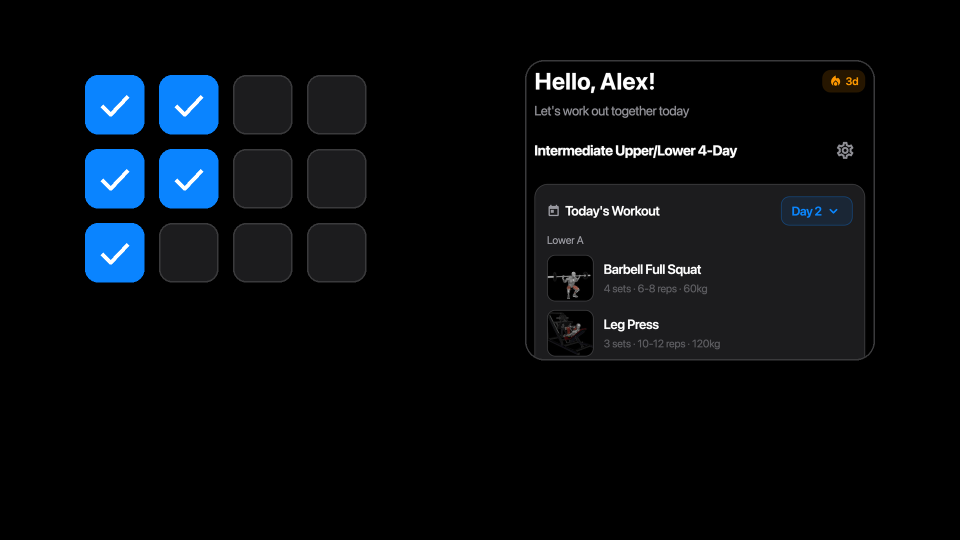
#> input picture growth/events/2026-11-challenge/en-US_card.png, 1920 x 1080 px, given in place of 1_65_home.png, which was not available (shown at 1/2 size)
$ python make_event_media.py 2026-11-challenge 2026-11-challenge/en-US_details.png
#> lines starting #> are read from the running program, lines starting #| are printed output that depends on the picture; after the words box and inside, x2 and y2 are one past the last pixel; in counts of white or black regions, pixels touching at a corner belong together
"""App Store 인앱 이벤트(4주 12회 챌린지) 이미지 — 카드 1920×1080, 상세 1080×1920. 언어별(ko·ja·en-US).

앱과 같은 검정 바탕·플랫 색(그라데이션·후광 없음). 스토어가 이벤트 이름·짧은 설명을 아래쪽에 얹으므로 아래 1/3 은 비운다.
그림: 4주(열) × 3회(행) 진행 칸(앞 5칸 완료) + 현지화된 홈 화면 위쪽(인사·연속 기록·오늘의 운동).
사용: python3 make_event_media.py <앱 저장소>/ios/fastlane/screenshots <출력 폴더>
"""
import sys
from pathlib import Path

from PIL import Image, ImageDraw

BG = (0, 0, 0)
BLUE = (10, 132, 255)
EMPTY = (28, 28, 30)
EDGE = (58, 58, 60)
WHITE = (255, 255, 255)
LOCALES = ['ko', 'ja', 'en-US']
DONE = 5  # 진행 예시: 1주 3회 + 2주 2회


def grid(draw, x0, y0, cell, gap, radius):
    for col in range(4):
        for row in range(3):
            x = x0 + col * (cell + gap)
            y = y0 + row * (cell + gap)
            done = col * 3 + row < DONE
            box = [x, y, x + cell, y + cell]
            if done:
                draw.rounded_rectangle(box, radius, fill=BLUE)
                w = max(6, cell // 14)
                pts = [(x + cell * 0.28, y + cell * 0.52), (x + cell * 0.44, y + cell * 0.67), (x + cell * 0.73, y + cell * 0.36)]
                draw.line(pts, fill=WHITE, width=w, joint='curve')
            else:
                draw.rounded_rectangle(box, radius, fill=EMPTY, outline=EDGE, width=3)
    return 4 * cell + 3 * gap, 3 * cell + 2 * gap


def phone_crop(src):
    """스토어 스크린샷(1284×2778)의 휴대폰 틀 위쪽 — 인사·연속 기록·플랜·오늘의 운동 2~3개"""
    im = Image.open(src).convert('RGB')
#> im is the input picture: PIL image 1920x1080 RGB; mean R, G, B 7.2, 11.1, 15.3
    return im.crop((152, 566, 1132, 1408))  # 원래 틀 선 안쪽만 — 틀은 rounded() 가 다시 그린다
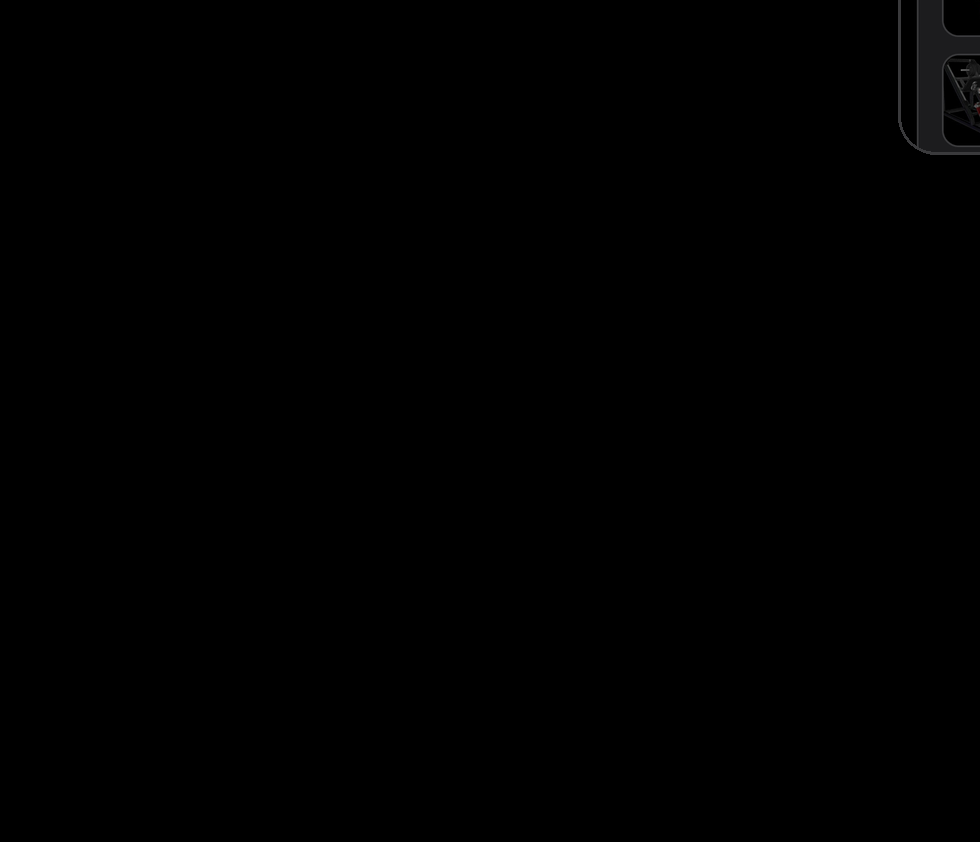
#> returned value: PIL image 980x842 RGB; mean R, G, B 0.3, 0.3, 0.3
#> in card, `im = Image.new('RGB', (1920, 1080), BG)`: im: PIL image 1920x1080 RGB; every value is 0


def rounded(im, shot, width, xy):
    """화면 조각을 네 모서리 둥근 카드로 붙인다(아래가 잘린 자국 없이)"""
#> called with width = 700, xy = (1050, 120)
    ph = shot.resize((width, round(shot.height * width / shot.width)), Image.LANCZOS)
    r = width // 18
    mask = Image.new('L', ph.size, 0)
#> mask: PIL image 700x601 L; every value is 0
    ImageDraw.Draw(mask).rounded_rectangle([0, 0, ph.width - 1, ph.height - 1], r, fill=255)
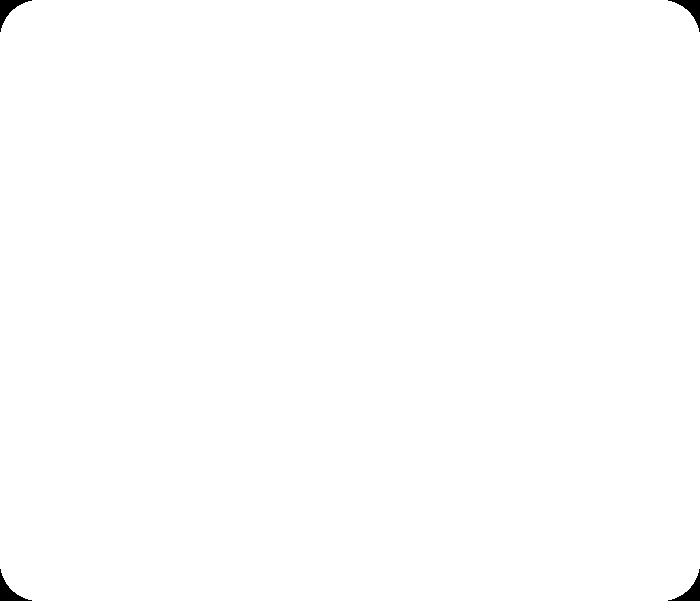
#> mask: PIL image 700x601 L; 99.7% white; 4 black regions, box (x1, y1, x2, y2) and area: (0, 0, 32, 32) 321, (668, 0, 700, 32) 321, (0, 569, 32, 601) 321, (668, 569, 700, 601) 321
    im.paste(ph, xy, mask)
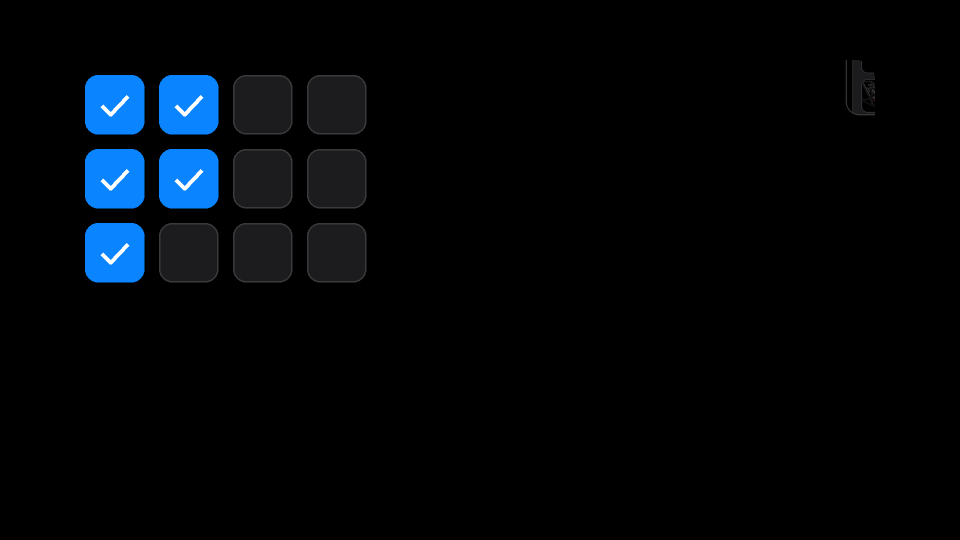
#> im: PIL image 1920x1080 RGB (shown at 1/2 size); mean R, G, B 2.1, 6, 9.9
    ImageDraw.Draw(im).rounded_rectangle([xy[0], xy[1], xy[0] + ph.width - 1, xy[1] + ph.height - 1], r, outline=EDGE, width=3)
    return ph.height


def card(shot, out):
    im = Image.new('RGB', (1920, 1080), BG)
    d = ImageDraw.Draw(im)
    grid(d, 170, 150, 118, 30, 26)
    rounded(im, shot, 700, (1050, 120))
    im.save(out, optimize=True)


def details(shot, out):
    im = Image.new('RGB', (1080, 1920), BG)
#> im: PIL image 1080x1920 RGB; every value is 0
    d = ImageDraw.Draw(im)
    gw, gh = 4 * 132 + 3 * 34, 3 * 132 + 2 * 34
    grid(d, (1080 - gw) // 2, 200, 132, 34, 28)
    rounded(im, shot, 860, ((1080 - 860) // 2, 200 + gh + 100))
#> call 2 of rounded, with width = 860, xy = (110, 764)
#> in rounded (call 2), `mask = Image.new('L', ph.size, 0)`: mask: PIL image 860x739 L; every value is 0
#> in rounded (call 2), `ImageDraw.Draw(mask).rounded_rectangle([0, 0, ph.width - 1, ph.height ..`: mask: PIL image 860x739 L; 99.7% white; 4 black regions, box (x1, y1, x2, y2) and area: (0, 0, 41, 41) 490, (819, 0, 860, 41) 490, (0, 698, 41, 739) 490, (819, 698, 860, 739) 490
#> in rounded (call 2), `im.paste(ph, xy, mask)`:
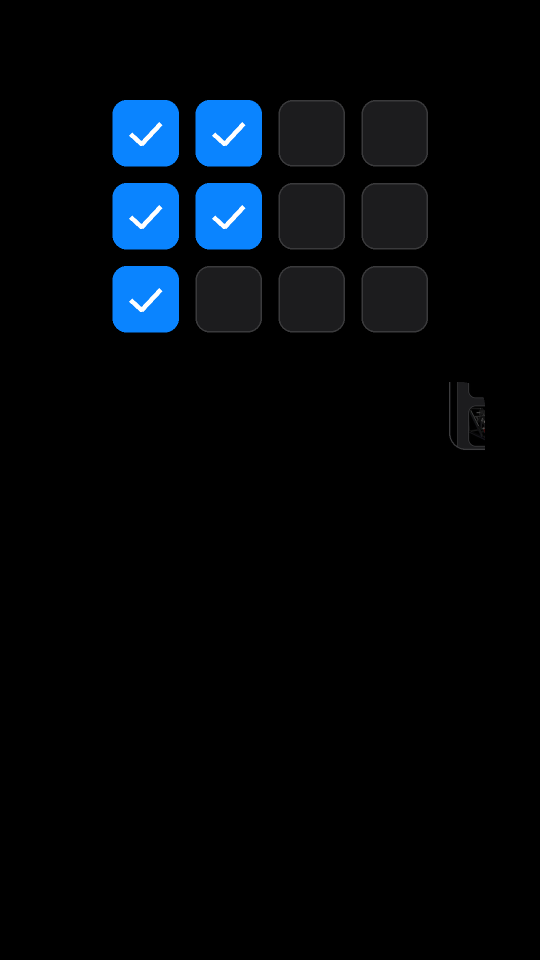
#> im: PIL image 1080x1920 RGB (shown at 1/2 size); mean R, G, B 2.7, 7.5, 12.4
    im.save(out, optimize=True)


def main():
    shots, out = Path(sys.argv[1]), Path(sys.argv[2])
    out.mkdir(parents=True, exist_ok=True)
    for loc in LOCALES:
        shot = phone_crop(shots / loc / '1_65_home.png')
        card(shot, out / f'{loc}_card.png')
        details(shot, out / f'{loc}_details.png')
        print(loc, 'ok')
#> pass 2 of the loop in main, `for loc in LOCALES:`:
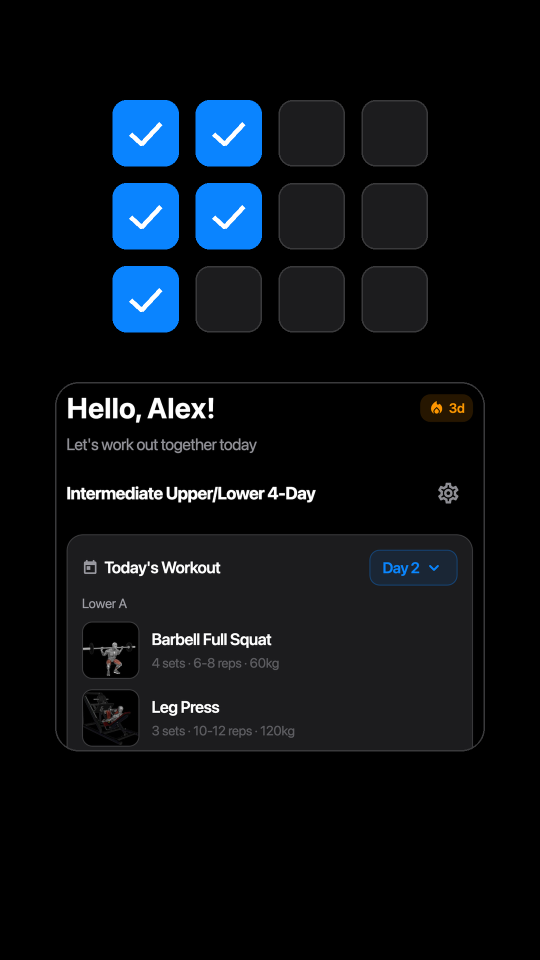
#> input picture growth/events/2026-11-challenge/en-US_details.png, 1080 x 1920 px, given in place of 1_65_home.png, which was not available (shown at 1/2 size)
#> in phone_crop, im is the input picture: PIL image 1080x1920 RGB; mean R, G, B 10.3, 15.2, 20.5
#> in phone_crop (call 2), `return im.crop((152, 566, 1132, 1408))`:
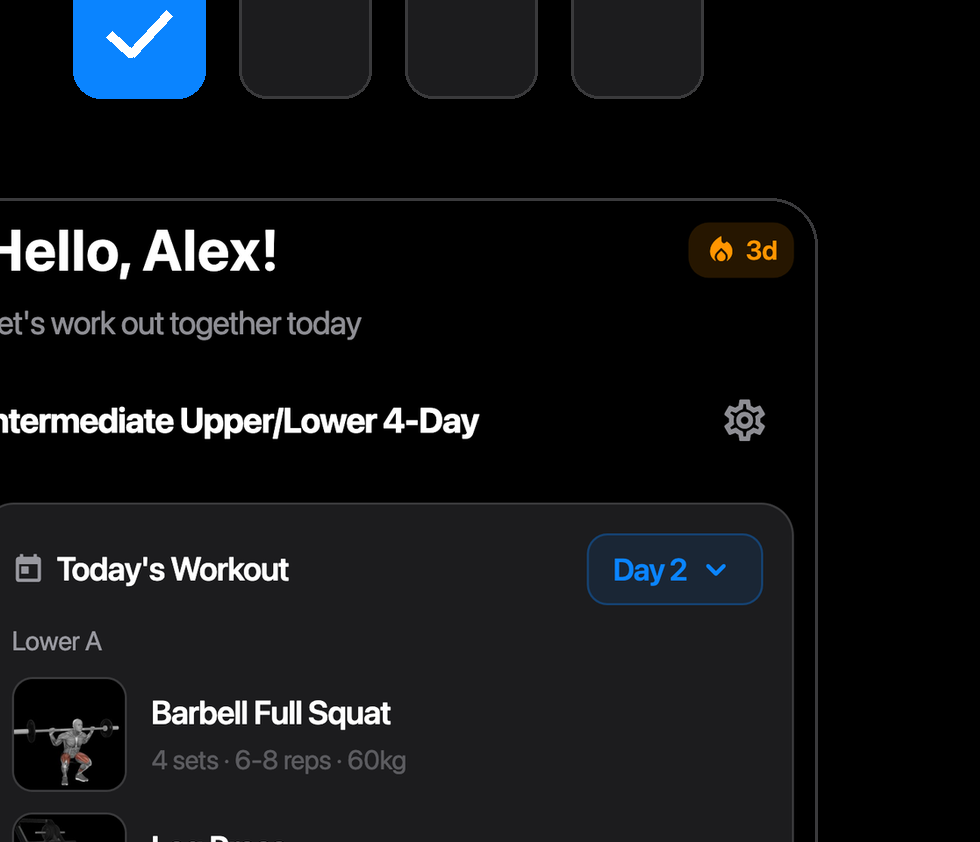
#> returned value: PIL image 980x842 RGB; mean R, G, B 17.4, 19.4, 22
#> ph: PIL image 700x601 RGB
#> ph: PIL image 860x739 RGB
#> in rounded (call 4), `im.paste(ph, xy, mask)`:
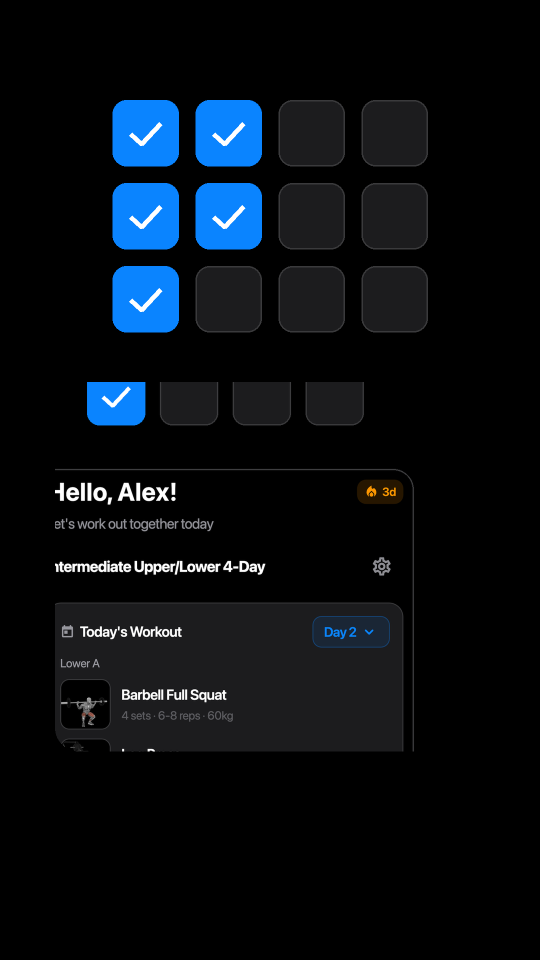
#> im: PIL image 1080x1920 RGB (shown at 1/2 size); mean R, G, B 8, 13.3, 19


if __name__ == '__main__':
    main()
